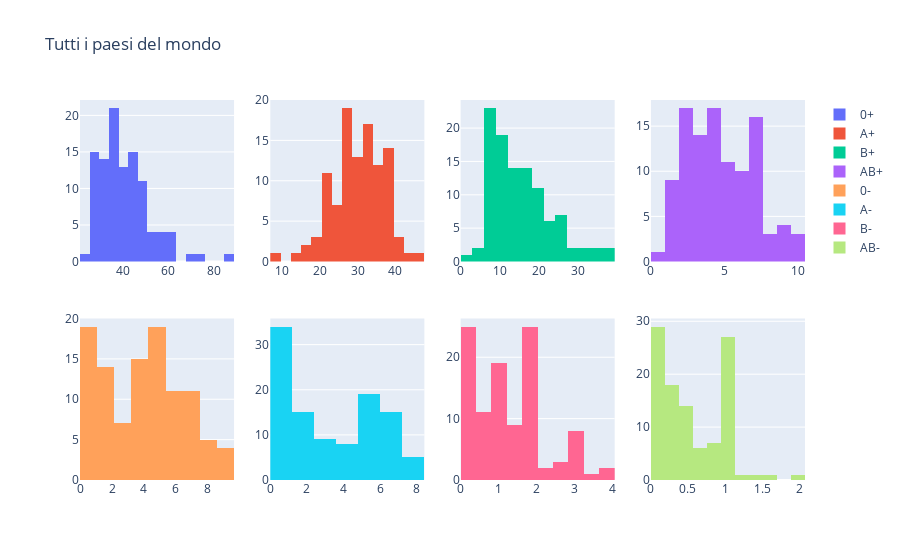

Notebook code cell kept with this figure:
### Markdown cell above
## 3.1 Grafico a Barre - World
Per visualizzare meglio i dati, possiamo ricorrere all'uso del grafico a sbarre che ci aiuta a rappresentare meglio dei dati.

### Code cell
# Grafico a Barre - World

import main 

main.create_hist_graph("Tutti i paesi del mondo" 
        ,["0+", main.get_array("0+")] 
        ,["A+", main.get_array("a+")] 
        ,["B+", main.get_array("b+")] 
        ,["AB+", main.get_array("ab+")]
        ,["0-", main.get_array("0-")]
        ,["A-", main.get_array("a-")] 
        ,["B-", main.get_array("b-")] 
        ,["AB-", main.get_array("ab-")] 
        )

### Figure 1 — Plotly figure (JSON) as saved in the notebook; plotly's stock layout.template omitted (floating-point values rounded to 4 significant figures)
{"data": [{"name": "0+", "type": "histogram", "x": [28.85, 45.4, 29, 40, 30, 48.48, 31.18, 38, 51.62, 31, 36, 28, 39, 46.7, 42.8, 85.6, 47.7, 61.3, 59.5, 29, 45.55, 35.22, 27, 35, 46.2, 75, 52, 62, 29.5, 39, 43, 27, 36, 35, 53.8, 37.4, 46.88, 57.5, 41.51, 27, 47.6, 27.85, 36.82, 33.5, 32.2, 47, 32, 40, 46.5, 47, 29.9, 30.7, 45.6, 36.6, 30.6, 38.4, 42.64, 36, 35, 41.5, 29.36, 34.32, 46.3, 38.3, 55.79, 28.5, 56.4, 42.3, 35.7, 35.2, 39.5, 38, 51.3, 34, 24.63, 48, 70, 36.9, 26.6, 36.2, 28, 46, 48, 31.92, 43.6, 27.2, 31, 39, 36, 48, 32, 26, 43, 43.9, 40.8, 29.8, 43.7, 32, 44.1, 37, 37.4, 58.5, 41.7, 47.84, 63.3], "xaxis": "x", "xbins": {"size": 4.232}, "yaxis": "y"}, {"name": "A+", "type": "histogram", "x": [34.45, 34.26, 46.3, 31, 33, 19.35, 21.44, 34, 29.45, 36, 34, 37, 36, 27.2, 38.8, 8.7, 27.8, 26.11, 21.3, 36, 32.77, 40.35, 36, 37, 26.4, 14, 24, 23, 30.8, 28, 33.3, 38, 37, 37, 17.6, 32.9, 21.64, 27, 26.13, 33, 26.4, 20.8, 25.87, 27, 25, 26, 34, 36, 22.5, 23, 39.8, 29.8, 25.2, 32.8, 31, 32.3, 28.86, 33, 37, 26.1, 38.45, 30.35, 26.68, 26, 29.9, 31.8, 27.7, 29.8, 23.8, 28.3, 35, 32, 22.4, 42.5, 20.6, 37.2, 18.4, 28.9, 31.26, 39.8, 37, 31, 24, 35.28, 23.9, 35.7, 33, 32, 34, 27.7, 37, 37, 30, 25.9, 16.9, 37.8, 39, 34, 21.9, 35, 35.7, 28.3, 21.9, 27.5, 18.5], "xaxis": "x2", "xbins": {"size": 2.724}, "yaxis": "y2"}, {"name": "B+", "type": "histogram", "x": [15.66, 8.59, 12, 8, 12, 22.61, 34.58, 8.5, 10.11, 12, 8, 13, 7.6, 18.5, 12, 3.35, 18.9, 2.28, 15.2, 15, 9.47, 11.11, 15, 8, 16.9, 7.1, 12.4, 11, 20.79, 21, 16.5, 15, 9, 9, 18.3, 11, 22.86, 7.8, 25.34, 16, 9.3, 38.13, 28.85, 22.2, 25.6, 9, 17, 7.5, 22.5, 20, 19.9, 24.2, 21.1, 21, 17, 9.4, 11.16, 11, 9, 25.4, 13.08, 27.36, 17.46, 25, 8, 17.6, 10.9, 14.3, 32.7, 27.1, 6.7, 9, 20.7, 6.8, 34.43, 9.6, 7.8, 26.9, 15.73, 6.6, 14, 9, 17, 12.6, 24.4, 15.3, 12, 12, 8, 15.2, 10, 13, 14, 23.9, 36.8, 14.2, 10.7, 15, 20.8, 8, 8.5, 5.3, 30.8, 15.32, 14.6], "xaxis": "x3", "xbins": {"size": 3.028}, "yaxis": "y3"}, {"name": "AB+", "type": "histogram", "x": [10.29, 2.64, 5.6, 2, 6, 3.67, 8.85, 4.1, 1.15, 6, 2.5, 7, 2.5, 4.9, 3.3, 0.99, 5, 1.47, 2.4, 5, 2.35, 4.72, 7, 4, 3.1, 0.5, 3.8, 1, 6.4, 5, 4.8, 7, 3, 4, 2.8, 3.7, 4.52, 2.5, 6.35, 8, 1.6, 8.93, 7.96, 7, 7.4, 2, 7, 2.5, 4.3, 3, 9.9, 8.3, 4.2, 9, 6, 3.2, 4.5, 4, 4, 6.3, 6.54, 7.46, 3.85, 6.7, 1.63, 7, 4.96, 4.1, 6.95, 8.6, 2.5, 3, 2.6, 3.4, 9.52, 2.8, 1.6, 6.97, 6.75, 2.9, 7, 2.1, 4, 4.2, 6, 6.8, 6, 3, 2.5, 2.8, 5, 7, 3.7, 6, 4.97, 7.2, 3.9, 5, 4.3, 3, 3.4, 1.8, 4.98, 2.14, 0.99], "xaxis": "x4", "xbins": {"size": 0.95}, "yaxis": "y4"}, {"name": "0-", "type": "histogram", "x": [3.8, 8.4, 2, 9, 7, 3.27, 1.39, 7, 4.39, 5, 9, 5, 7, 1.3, 1.4, 1.2, 0.3, 5.13, 1, 5, 5, 3.85, 5, 6, 3.7, 2.38, 5, 1, 4.3, 3, 1, 4, 6, 6, 4.5, 7, 2, 2.7, 0.32, 5, 8.4, 1.43, 0.18, 4, 3.6, 8, 3, 7, 2, 3.5, 0.15, 2.3, 1.8, 0.4, 5.4, 7.7, 6.26, 7, 6, 0.33, 3.27, 0.17, 2.8, 1.7, 2.7, 5, 0.6, 4.5, 0.3, 0.3, 7.5, 9, 1.6, 6, 4.17, 1, 1.4, 0.1, 6.51, 6, 5, 6, 4, 6.08, 0.9, 4.8, 7, 7, 9, 3.5, 6, 5, 5, 0.1, 0.2, 3.9, 1.3, 5, 4.3, 7, 6.6, 3.5, 0.3, 3.66, 1.7], "xaxis": "x5", "xbins": {"size": 1.07}, "yaxis": "y5"}, {"name": "A-", "type": "histogram", "x": [4.47, 0.44, 3.7, 7, 8, 1.33, 0.96, 6, 2.73, 7, 8, 7, 6, 0.8, 1.2, 0.1, 0.2, 2.7, 0.3, 6, 3.58, 3.48, 6, 7, 2.1, 0.7, 2, 1, 4.5, 2, 0.7, 6, 7, 6, 1.3, 5, 0.9, 1.7, 0.17, 7, 4.6, 0.57, 0.13, 3, 2.7, 5, 4, 6, 1, 2, 0.2, 2.2, 1, 0.2, 6, 6.5, 4.24, 6, 6, 0.17, 5.09, 0.15, 1.6, 1, 1.5, 6, 0.3, 3.1, 0.2, 0.2, 7, 6, 0.7, 7.5, 2.66, 0.8, 0.5, 0.1, 7.65, 6.6, 6, 4, 2, 6.72, 0.7, 6.3, 7, 5, 8, 1.8, 7, 6, 3, 0.1, 0.1, 4.7, 1, 6, 2.1, 7, 6.3, 1.7, 0.1, 2.1, 0.5], "xaxis": "x6", "xbins": {"size": 1.201}, "yaxis": "y6"}, {"name": "B-", "type": "histogram", "x": [0.45, 0.21, 1, 2, 3, 1.04, 0.96, 1.5, 0.54, 2, 2, 2, 1.4, 0.5, 0.4, 0.05, 0.1, 0.7, 0.2, 3, 1.03, 0.87, 3, 2, 1.4, 0.3, 0.6, 0.7, 3, 1, 0.5, 2, 1, 2, 1.3, 2, 1, 0.6, 0.14, 3, 1.7, 1.79, 0.15, 2.5, 2.7, 2, 2, 1.5, 1, 1, 0.1, 1.8, 0.9, 0.09, 3, 1.7, 1.64, 2, 2, 0.15, 2.36, 0.14, 1.1, 1, 0.4, 3, 0.1, 1.5, 0.3, 0.2, 1.3, 2, 0.6, 1.2, 3.57, 0.4, 0.28, 0.1, 3.85, 1.1, 2, 1, 1, 2.4, 0.4, 2.7, 3, 2, 2, 0.8, 2, 4, 1, 0.01, 0.2, 1.6, 0.3, 2, 2, 2, 1.5, 0.7, 0.2, 1.17, 0.4], "xaxis": "x7", "xbins": {"size": 0.406}, "yaxis": "y7"}, {"name": "AB-", "type": "histogram", "x": [1.34, 0.06, 0.4, 1, 1, 0.25, 0.64, 0.8, 0.1, 1, 0.5, 1, 0.5, 0.1, 0.1, 0.1, 0.03, 0.31, 0.1, 1, 0.25, 0.4, 1, 1, 0.2, 0.02, 0.2, 0.3, 0.9, 1, 0.2, 1, 1, 1, 0.2, 1, 0.2, 0.2, 0.05, 1, 0.4, 0.49, 0.04, 0.8, 0.9, 1, 1, 0.5, 0.2, 0.5, 0.05, 0.7, 0.02, 0.03, 1, 0.7, 0.67, 1, 1, 0.05, 1.09, 0.04, 0.2, 0.3, 0.08, 1.1, 0.04, 0.4, 0.05, 0.1, 0.5, 1, 0.1, 0.6, 0.45, 0.2, 0.02, 0.03, 1.65, 0.5, 1, 0.9, 0.3, 0.8, 0.1, 1.2, 1, 1, 0.5, 0.2, 1, 2, 0.3, 0.02, 0.03, 0.8, 0.1, 1, 0.4, 1, 0.6, 0.2, 0.02, 0.16, 0.01], "xaxis": "x8", "xbins": {"size": 0.189}, "yaxis": "y8"}], "layout": {"title": {"text": "Tutti i paesi del mondo"}, "xaxis": {"anchor": "y", "domain": [0, 0.2125]}, "xaxis2": {"anchor": "y2", "domain": [0.2625, 0.475]}, "xaxis3": {"anchor": "y3", "domain": [0.525, 0.7375]}, "xaxis4": {"anchor": "y4", "domain": [0.7875, 1]}, "xaxis5": {"anchor": "y5", "domain": [0, 0.2125]}, "xaxis6": {"anchor": "y6", "domain": [0.2625, 0.475]}, "xaxis7": {"anchor": "y7", "domain": [0.525, 0.7375]}, "xaxis8": {"anchor": "y8", "domain": [0.7875, 1]}, "yaxis": {"anchor": "x", "domain": [0.575, 1]}, "yaxis2": {"anchor": "x2", "domain": [0.575, 1]}, "yaxis3": {"anchor": "x3", "domain": [0.575, 1]}, "yaxis4": {"anchor": "x4", "domain": [0.575, 1]}, "yaxis5": {"anchor": "x5", "domain": [0, 0.425]}, "yaxis6": {"anchor": "x6", "domain": [0, 0.425]}, "yaxis7": {"anchor": "x7", "domain": [0, 0.425]}, "yaxis8": {"anchor": "x8", "domain": [0, 0.425]}}}
